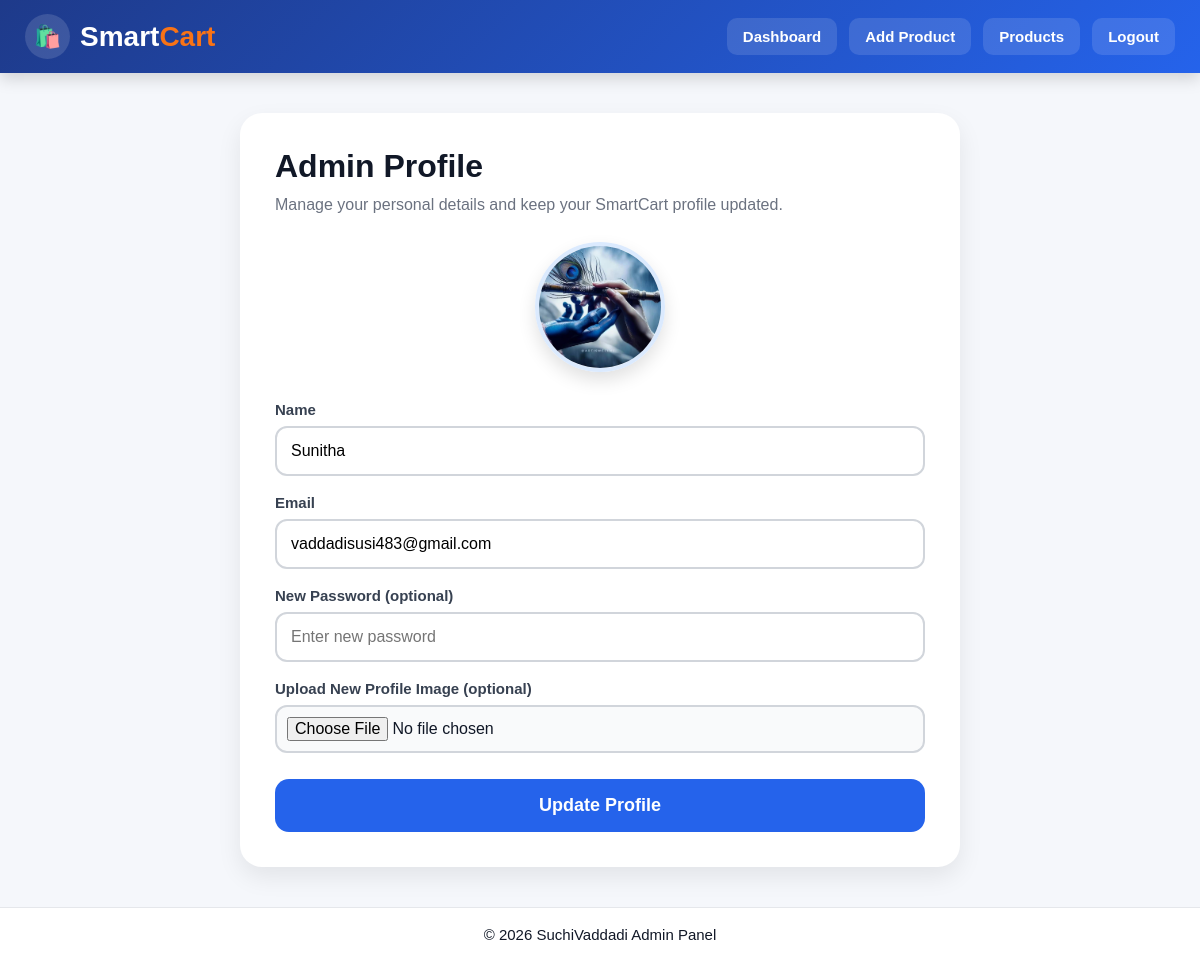
/admin/profile (signed in), run on the app's committed database.
### tables this page shows
CREATE TABLE admin (
    admin_id INTEGER PRIMARY KEY AUTOINCREMENT,
    name TEXT,
    email TEXT,
    password TEXT,
    profile_image TEXT
);

### app.py (the view)
@app.route('/admin/profile', methods=['GET'])
def admin_profile():
    if 'admin_id' not in session:
        flash("Please login!", "danger")
        return redirect('/admin-login')
    admin_id = session['admin_id']
    conn = get_db_connection()
    cursor = conn.cursor()
    cursor.execute("SELECT * FROM admin WHERE admin_id = ?", (admin_id,))
    admin = cursor.fetchone()
    cursor.close()
    conn.close()
    return render_template("admin/admin_profile.html", admin=admin)

### app.py (called while the page is built)
def get_db_connection():
    conn = sqlite3.connect(config.DB_NAME)
    conn.row_factory = sqlite3.Row
    return conn

### templates/admin/admin_profile.html (shortened to what this page needs)
<!DOCTYPE html>
<html lang="en">
<head>
</head>
<body>
<div class="navbar">
    <div class="logo">
        <div class="logo-icon">🛍️</div>
        <h1>Smart<span>Cart</span></h1>
    </div>
    <div class="nav-links" id="navMenu">
        <a href="/admin-dashboard">Dashboard</a>
        <a href="/admin/add-item">Add Product</a>
        <a href="/admin/item-list">Products</a>
        <a href="/admin-logout">Logout</a>
    </div>
</div>
<div class="container">
    <div class="card">
        <h2>Admin Profile</h2>
        <p class="sub">Manage your personal details and keep your SmartCart profile updated.</p>
        <div class="profile-box">
            {% if admin.profile_image %}
                <img src="/static/uploads/admin_profiles/{{ admin.profile_image }}" class="profile-img">
            {% else %}
                <div class="no-img">👤</div>
            {% endif %}
        </div>
        <form method="POST" action="/admin/profile" enctype="multipart/form-data">
            <div class="form-group">
                <label>Name</label>
                <input type="text" name="name" value="{{ admin.name }}" required>
            </div>
            <div class="form-group">
                <label>Email</label>
                <input type="email" name="email" value="{{ admin.email }}" required>
            </div>
            <div class="form-group">
                <label>New Password (optional)</label>
                <input type="password" name="password" placeholder="Enter new password">
            </div>
            <div class="form-group">
                <label>Upload New Profile Image (optional)</label>
                <input type="file" name="profile_image" accept="image/*" class="file-box">
            </div>
            <button type="submit">Update Profile</button>
        </form>
    </div>
</div>
<footer class="footer">
    © 2026 SuchiVaddadi Admin Panel
</footer>
</body>
</html>

### templates/admin/admin_profile.html (style rules this page uses)
* { margin:0; padding:0; box-sizing:border-box; font-family:Arial, sans-serif; }
html { scroll-behavior:smooth; }
body { min-height:100vh; background:#f5f7fb; color:#111827; display:flex; flex-direction:column; }
.navbar { width:100%; background:linear-gradient(135deg,#1e3a8a,#2563eb); padding:14px 25px; display:flex; justify-content:space-between; align-items:center; gap:15px; position:sticky; top:0; z-index:1000; box-shadow:0 6px 15px rgba(0,0,0,0.15); }
.logo { display:flex; align-items:center; gap:10px; color:#fff; }
.logo-icon { width:45px; height:45px; border-radius:50%; background:#ffffff22; display:flex; align-items:center; justify-content:center; font-size:22px; }
.logo h1 { font-size:28px; font-weight:800; }
.logo h1 span { color:#f97316; }
.nav-links { display:flex; gap:12px; align-items:center; }
.nav-links a { text-decoration:none; color:#fff; padding:10px 16px; border-radius:10px; font-size:15px; font-weight:700; background:rgba(255,255,255,0.12); transition:0.3s; }
.container { max-width:760px; width:100%; margin:40px auto; padding:0 20px; flex:1; }
.card { background:#fff; border-radius:22px; padding:35px; box-shadow:0 10px 25px rgba(0,0,0,0.08); }
.card h2 { font-size:32px; margin-bottom:8px; }
.card p.sub { color:#6b7280; margin-bottom:25px; line-height:1.5; }
.profile-box { text-align:center; margin-bottom:25px; }
.profile-img { width:130px; height:130px; object-fit:cover; border-radius:50%; border:4px solid #dbeafe; box-shadow:0 8px 18px rgba(0,0,0,0.12); }
.form-group { margin-bottom:18px; }
label { display:block; margin-bottom:8px; font-size:15px; font-weight:700; color:#374151; }
input { width:100%; padding:14px; border:2px solid #d1d5db; border-radius:12px; font-size:16px; outline:none; transition:0.3s; }
.file-box { background:#f9fafb; padding:10px; }
button { width:100%; border:none; background:#2563eb; color:#fff; padding:16px; border-radius:14px; font-size:18px; font-weight:700; cursor:pointer; transition:0.3s; margin-top:8px; }
.footer { width:100%; text-align:center; padding:18px 15px; background:#ffffff; color:#111827; font-size:15px; border-top:1px solid #e5e7eb; margin-top:auto; }

### data on the page
admin: profile_image (picture), name "Sunitha", email "vaddadisusi483@gmail.com"
